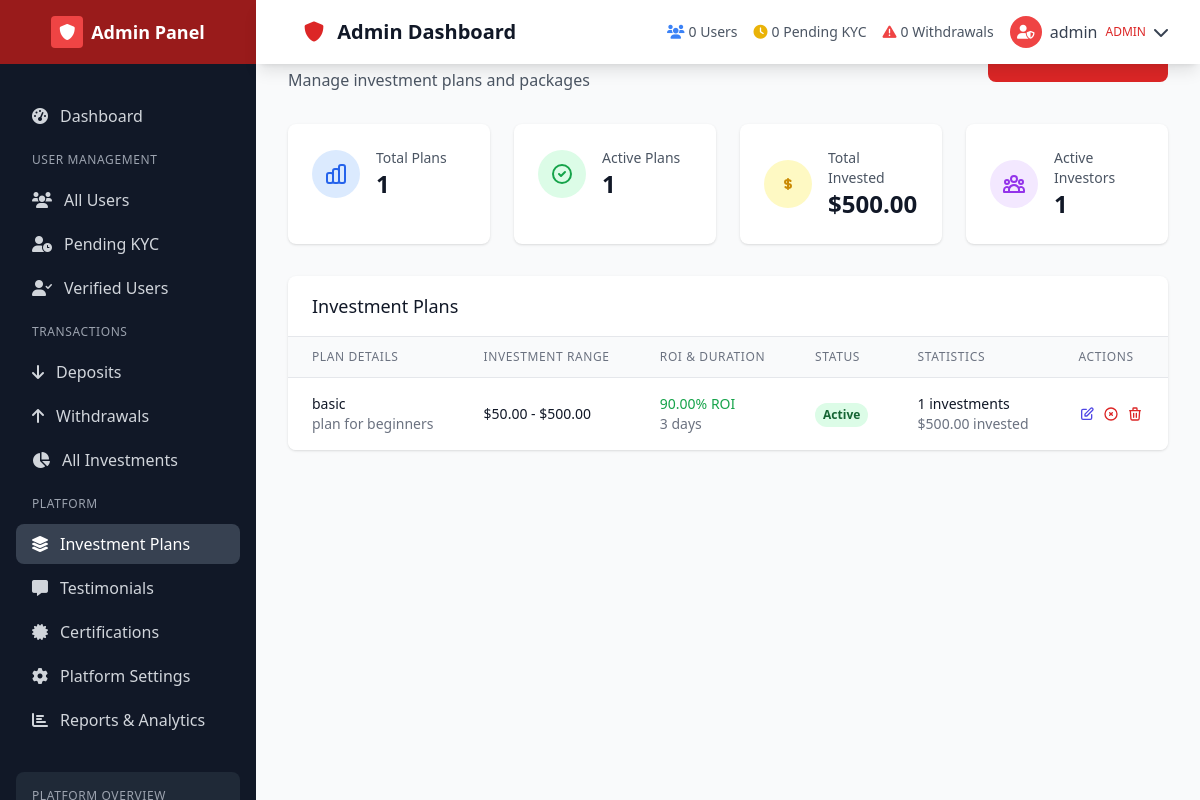
The page /admin-panel/investment-plans/ (signed in) on the database as committed earlier.
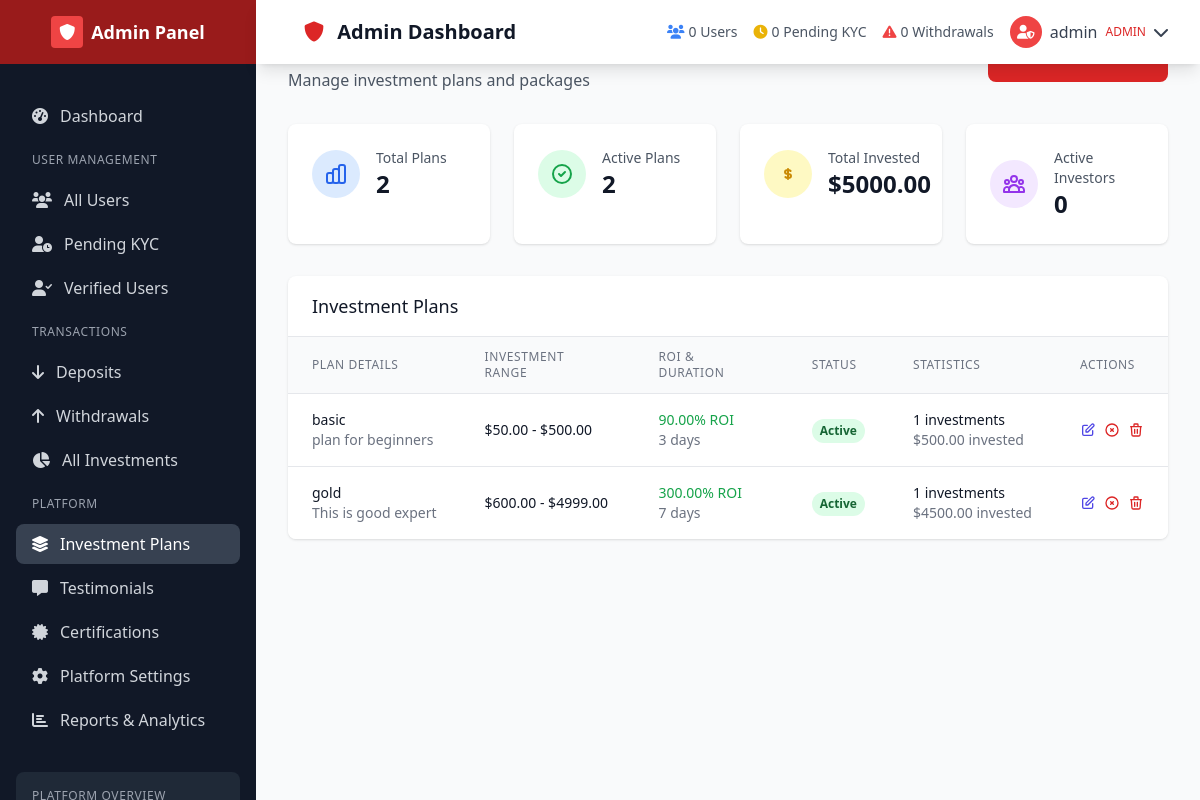
The same page on the database as committed later.
### transactions/models.py (models this page shows, shortened)
class InvestmentPlan(models.Model):
    name = models.CharField(max_length=100)
    description = models.TextField()
    minimum_amount = models.DecimalField(max_digits=15, decimal_places=2)
    maximum_amount = models.DecimalField(max_digits=15, decimal_places=2)
    roi_percentage = models.DecimalField(max_digits=5, decimal_places=2)  # e.g., 15.50 for 15.5%
    duration_days = models.IntegerField()  # Investment duration in days
    is_active = models.BooleanField(default=True)
    created_at = models.DateTimeField(auto_now_add=True)

### admin_panel/views.py (the view, shortened to what this page needs)
# urls.py: path('investment-plans/', views.manage_investment_plans, name='manage_investment_plans'),
@admin_required
def manage_investment_plans(request):
    plans = InvestmentPlan.objects.all().order_by('minimum_amount')
    for plan in plans:
        plan.total_investments = Investment.objects.filter(plan=plan).count()
        plan.total_invested = Investment.objects.filter(plan=plan).aggregate(Sum('amount'))['amount__sum'] or 0
    active_plans = plans.filter(is_active=True).count()
    total_invested = Investment.objects.aggregate(Sum('amount'))['amount__sum'] or 0
    active_investors = Investment.objects.filter(status='active').values('user').distinct().count()
    context = {
        'plans': plans,
        'active_plans': active_plans,
        'total_invested': total_invested,
        'active_investors': active_investors,
    }
    return render(request, 'admin_panel/investment_plans.html', context)

### admin_panel/context_processors.py (called while the page is built)
def investment_stats(request):
    if request.user.is_authenticated and request.user.is_staff:
        return {
            'investment_stats': calculate_investment_stats()
        }
    return {}

### core/context_processors.py (called while the page is built)
def site_settings(request):
    try:
        settings = SiteSettings.objects.first()
    except SiteSettings.DoesNotExist:
        settings = None
    return {'site_settings': settings}

def currency_rates(request):
    rates = {}
    try:
        currency_rates = CurrencyRate.objects.all()
        for rate in currency_rates:
            rates[rate.currency_code] = rate.rate_usd
    except:
        pass
    return {'currency_rates': rates}

### templates/admin_panel/investment_plans.html (shortened to what the changed rows need)
{% extends 'admin_panel/base.html' %}
{% load static %}
{% block content %}
<div class="min-h-screen bg-gray-50 py-6">
    <div class="max-w-7xl mx-auto px-4 sm:px-6 lg:px-8">
        <div class="mb-8">
            <div class="flex justify-between items-center">
                <div>
                    <h1 class="text-3xl font-bold text-gray-900">Investment Plans</h1>
                </div>
            </div>
        </div>
        <div class="grid grid-cols-1 md:grid-cols-4 gap-6 mb-8">
            <div class="bg-white rounded-lg shadow p-6">
                <div class="flex items-center">
                    <div class="ml-4">
                        <p class="text-sm font-medium text-gray-600">Total Plans</p>
                        <p class="text-2xl font-bold text-gray-900">{{ plans.count }}</p>
                    </div>
                </div>
            </div>
            <div class="bg-white rounded-lg shadow p-6">
                <div class="flex items-center">
                    <div class="ml-4">
                        <p class="text-sm font-medium text-gray-600">Active Plans</p>
                        <p class="text-2xl font-bold text-gray-900">{{ active_plans }}</p>
                    </div>
                </div>
            </div>
            <div class="bg-white rounded-lg shadow p-6">
                <div class="flex items-center">
                    <div class="ml-4">
                        <p class="text-sm font-medium text-gray-600">Total Invested</p>
                        <p class="text-2xl font-bold text-gray-900">${{ total_invested|floatformat:2 }}</p>
                    </div>
                </div>
            </div>
            <div class="bg-white rounded-lg shadow p-6">
                <div class="flex items-center">
                    <div class="ml-4">
                        <p class="text-sm font-medium text-gray-600">Active Investors</p>
                        <p class="text-2xl font-bold text-gray-900">{{ active_investors }}</p>
                    </div>
                </div>
            </div>
        </div>
        <div class="bg-white shadow rounded-lg overflow-hidden">
            <div class="overflow-x-auto">
                <table class="min-w-full divide-y divide-gray-200">
                    <thead class="bg-gray-50">
                        <tr>
                            <th class="px-6 py-3 text-left text-xs font-medium text-gray-500 uppercase tracking-wider">Plan Details</th>
                            <th class="px-6 py-3 text-left text-xs font-medium text-gray-500 uppercase tracking-wider">Investment Range</th>
                            <th class="px-6 py-3 text-left text-xs font-medium text-gray-500 uppercase tracking-wider">ROI & Duration</th>
                            <th class="px-6 py-3 text-left text-xs font-medium text-gray-500 uppercase tracking-wider">Status</th>
                            <th class="px-6 py-3 text-left text-xs font-medium text-gray-500 uppercase tracking-wider">Statistics</th>
                            <th class="px-6 py-3 text-left text-xs font-medium text-gray-500 uppercase tracking-wider">Actions</th>
                        </tr>
                    </thead>
                    <tbody class="bg-white divide-y divide-gray-200">
                        {% for plan in plans %}
                        <tr class="hover:bg-gray-50">
                            <td class="px-6 py-4 whitespace-nowrap">
                                <div>
                                    <div class="text-sm font-medium text-gray-900">{{ plan.name }}</div>
                                    <div class="text-sm text-gray-500">{{ plan.description|truncatechars:50 }}</div>
                                </div>
                            </td>
                            <td class="px-6 py-4 whitespace-nowrap">
                                <div class="text-sm text-gray-900">
                                    <div class="font-medium">${{ plan.minimum_amount|floatformat:2 }} - ${{ plan.maximum_amount|floatformat:2 }}</div>
                                </div>
                            </td>
                            <td class="px-6 py-4 whitespace-nowrap">
                                <div class="text-sm text-gray-900">
                                    <div class="font-medium text-green-600">{{ plan.roi_percentage }}% ROI</div>
                                    <div class="text-gray-500">{{ plan.duration_days }} days</div>
                                </div>
                            </td>
                            <td class="px-6 py-4 whitespace-nowrap">
                                {% if plan.is_active %}
                                    <span class="inline-flex px-2 py-1 text-xs font-semibold rounded-full bg-green-100 text-green-800">Active</span>
                                {% else %}
                                    <span class="inline-flex px-2 py-1 text-xs font-semibold rounded-full bg-red-100 text-red-800">Inactive</span>
                                {% endif %}
                            </td>
                            <td class="px-6 py-4 whitespace-nowrap text-sm text-gray-900">
                                <div>{{ plan.total_investments }} investments</div>
                                <div class="text-gray-500">${{ plan.total_invested|floatformat:2 }} invested</div>
                            </td>
                            <td class="px-6 py-4 whitespace-nowrap text-sm font-medium">
                                <div class="flex space-x-2">
                                    <button onclick="editPlan({{ plan.id }})" class="text-indigo-600 hover:text-indigo-900">
                                        <svg class="w-4 h-4" fill="none" stroke="currentColor" viewBox="0 0 24 24">
                                            <path stroke-linecap="round" stroke-linejoin="round" stroke-width="2" d="M11 5H6a2 2 0 00-2 2v11a2 2 0 002 2h11a2 2 0 002-2v-5m-1.414-9.414a2 2 0 112.828 2.828L11.828 15H9v-2.828l8.586-8.586z"></path>
                                        </svg>
                                    </button>
                                    <button onclick="togglePlanStatus({{ plan.id }}, {{ plan.is_active|yesno:'false,true' }})"
                                            class="{% if plan.is_active %}text-red-600 hover:text-red-900{% else %}text-green-600 hover:text-green-900{% endif %}">
                                        {% if plan.is_active %}
                                            <svg class="w-4 h-4" fill="none" stroke="currentColor" viewBox="0 0 24 24">
                                                <path stroke-linecap="round" stroke-linejoin="round" stroke-width="2" d="M10 14l2-2m0 0l2-2m-2 2l-2-2m2 2l2 2m7-2a9 9 0 11-18 0 9 9 0 0118 0z"></path>
                                            </svg>
                                        {% else %}
                                            <svg class="w-4 h-4" fill="none" stroke="currentColor" viewBox="0 0 24 24">
                                                <path stroke-linecap="round" stroke-linejoin="round" stroke-width="2" d="M9 12l2 2 4-4m6 2a9 9 0 11-18 0 9 9 0 0118 0z"></path>
                                            </svg>
                                        {% endif %}
                                    </button>
                                    <button onclick="deletePlan({{ plan.id }})" class="text-red-600 hover:text-red-900">
                                        <svg class="w-4 h-4" fill="none" stroke="currentColor" viewBox="0 0 24 24">
                                            <path stroke-linecap="round" stroke-linejoin="round" stroke-width="2" d="M19 7l-.867 12.142A2 2 0 0116.138 21H7.862a2 2 0 01-1.995-1.858L5 7m5 4v6m4-6v6m1-10V4a1 1 0 00-1-1h-4a1 1 0 00-1 1v3M4 7h16"></path>
                                        </svg>
                                    </button>
                                </div>
                            </td>
                        </tr>
                        {% empty %}
                        <tr>
                            <td colspan="6" class="px-6 py-4 text-center text-gray-500">
                                No investment plans found. <button onclick="openAddPlanModal()" class="text-red-600 hover:text-red-800">Create your first plan</button>
                            </td>
                        </tr>
                        {% endfor %}
                    </tbody>
                </table>
            </div>
        </div>
    </div>
</div>
{% endblock %}

Rows that differ between the two databases and show on the page:
added InvestmentPlan: name "gold", description "This is good expert", minimum_amount "600.00", maximum_amount "4999.00", roi_percentage "300.00", duration_days "7", is_active "Active", total_investments "1", total_invested "4500.00"
Other text that changed with them:
{{ plans.count }}: "1" → "2"
{{ active_plans }}: "1" → "2"
{{ total_invested|floatformat:2 }}: "500.00" → "5000.00"
{{ active_investors }}: "1" → "0"
